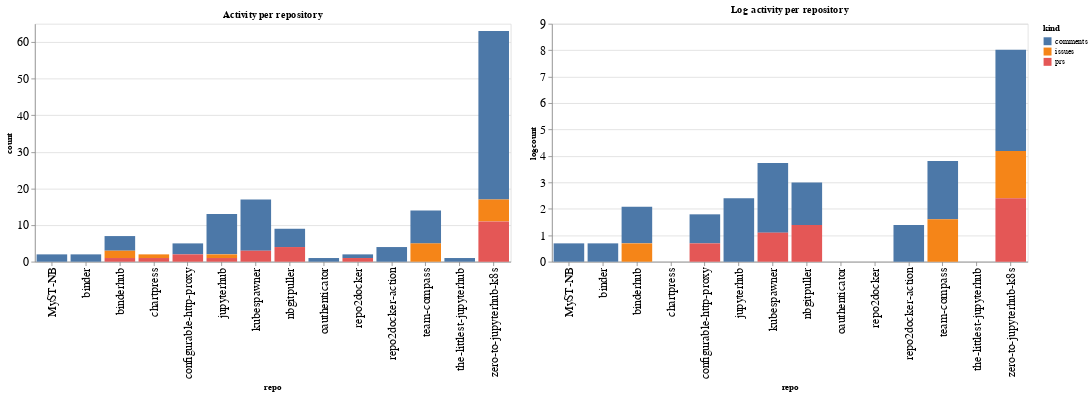

The notebook cell saved with this chart:
### Code cell
ch1 = alt.Chart(repo_summaries, width=600, title="Activity per repository").mark_bar().encode(
    x='repo',
    y='count',
    color='kind',
    tooltip="kind"
)

ch2 = alt.Chart(repo_summaries, width=600, title="Log activity per repository").mark_bar().encode(
    x='repo',
    y='logcount',
    color='kind',
    tooltip="kind"
)

ch1 | ch2

### Figure 1 — Vega-Lite specification as saved in the notebook (floating-point values rounded to 4 significant figures)
{"config": {"axisLeft": {"labelFontSize": 15}, "axisBottom": {"labelFontSize": 15}}, "hconcat": [{"mark": "bar", "encoding": {"color": {"type": "nominal", "field": "kind"}, "tooltip": {"type": "nominal", "field": "kind"}, "x": {"type": "nominal", "field": "repo"}, "y": {"type": "quantitative", "field": "count"}}, "title": "Activity per repository", "width": 600}, {"mark": "bar", "encoding": {"color": {"type": "nominal", "field": "kind"}, "tooltip": {"type": "nominal", "field": "kind"}, "x": {"type": "nominal", "field": "repo"}, "y": {"type": "quantitative", "field": "logcount"}}, "title": "Log activity per repository", "width": 600}], "data": {"name": "data-d05542788e3b9bf808e18c2a2c915a5f"}, "$schema": "https://vega.github.io/schema/vega-lite/v4.8.1.json", "datasets": {"data-d05542788e3b9bf808e18c2a2c915a5f": [{"repo": "MyST-NB", "kind": "comments", "count": 2, "logcount": 0.6931}, {"repo": "binder", "kind": "comments", "count": 2, "logcount": 0.6931}, {"repo": "binderhub", "kind": "comments", "count": 4, "logcount": 1.386}, {"repo": "binderhub", "kind": "issues", "count": 2, "logcount": 0.6931}, {"repo": "binderhub", "kind": "prs", "count": 1, "logcount": 0.0}, {"repo": "chartpress", "kind": "issues", "count": 1, "logcount": 0.0}, {"repo": "chartpress", "kind": "prs", "count": 1, "logcount": 0.0}, {"repo": "configurable-http-proxy", "kind": "comments", "count": 3, "logcount": 1.099}, {"repo": "configurable-http-proxy", "kind": "prs", "count": 2, "logcount": 0.6931}, {"repo": "jupyterhub", "kind": "comments", "count": 11, "logcount": 2.398}, {"repo": "jupyterhub", "kind": "issues", "count": 1, "logcount": 0.0}, {"repo": "jupyterhub", "kind": "prs", "count": 1, "logcount": 0.0}, {"repo": "kubespawner", "kind": "comments", "count": 14, "logcount": 2.639}, {"repo": "kubespawner", "kind": "prs", "count": 3, "logcount": 1.099}, {"repo": "nbgitpuller", "kind": "comments", "count": 5, "logcount": 1.609}, {"repo": "nbgitpuller", "kind": "prs", "count": 4, "logcount": 1.386}, {"repo": "oauthenticator", "kind": "comments", "count": 1, "logcount": 0.0}, {"repo": "repo2docker", "kind": "comments", "count": 1, "logcount": 0.0}, {"repo": "repo2docker", "kind": "prs", "count": 1, "logcount": 0.0}, {"repo": "repo2docker-action", "kind": "comments", "count": 4, "logcount": 1.386}, {"repo": "team-compass", "kind": "comments", "count": 9, "logcount": 2.197}, {"repo": "team-compass", "kind": "issues", "count": 5, "logcount": 1.609}, {"repo": "the-littlest-jupyterhub", "kind": "comments", "count": 1, "logcount": 0.0}, {"repo": "zero-to-jupyterhub-k8s", "kind": "comments", "count": 46, "logcount": 3.829}, {"repo": "zero-to-jupyterhub-k8s", "kind": "issues", "count": 6, "logcount": 1.792}, {"repo": "zero-to-jupyterhub-k8s", "kind": "prs", "count": 11, "logcount": 2.398}]}}
